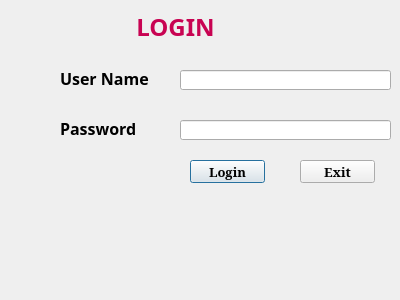
<?xml version="1.0" encoding="UTF-8"?>
<ui version="4.0">
 <class>Dialog</class>
 <widget class="QDialog" name="Dialog">
  <property name="geometry">
   <rect>
    <x>0</x>
    <y>0</y>
    <width>400</width>
    <height>300</height>
   </rect>
  </property>
  <property name="font">
   <font>
    <family>MS PGothic</family>
    <pointsize>10</pointsize>
    <weight>75</weight>
    <bold>true</bold>
   </font>
  </property>
  <property name="windowTitle">
   <string>Dialog</string>
  </property>
  <widget class="QLineEdit" name="lineEdit">
   <property name="geometry">
    <rect>
     <x>180</x>
     <y>70</y>
     <width>211</width>
     <height>20</height>
    </rect>
   </property>
  </widget>
  <widget class="QLineEdit" name="lineEdit_2">
   <property name="geometry">
    <rect>
     <x>180</x>
     <y>120</y>
     <width>211</width>
     <height>20</height>
    </rect>
   </property>
  </widget>
  <widget class="QLabel" name="label">
   <property name="geometry">
    <rect>
     <x>60</x>
     <y>70</y>
     <width>101</width>
     <height>16</height>
    </rect>
   </property>
   <property name="font">
    <font>
     <family>MS PGothic</family>
     <pointsize>12</pointsize>
     <weight>75</weight>
     <bold>true</bold>
    </font>
   </property>
   <property name="text">
    <string>User Name</string>
   </property>
  </widget>
  <widget class="QLabel" name="label_2">
   <property name="geometry">
    <rect>
     <x>60</x>
     <y>120</y>
     <width>101</width>
     <height>16</height>
    </rect>
   </property>
   <property name="font">
    <font>
     <family>MS PGothic</family>
     <pointsize>12</pointsize>
     <weight>75</weight>
     <bold>true</bold>
    </font>
   </property>
   <property name="text">
    <string>Password</string>
   </property>
  </widget>
  <widget class="QLabel" name="label_3">
   <property name="geometry">
    <rect>
     <x>120</x>
     <y>10</y>
     <width>111</width>
     <height>31</height>
    </rect>
   </property>
   <property name="text">
    <string>&lt;html&gt;&lt;head/&gt;&lt;body&gt;&lt;p align=&quot;center&quot;&gt;&lt;span style=&quot; font-size:18pt; font-weight:600; color:#c80352;&quot;&gt;LOGIN&lt;/span&gt;&lt;/p&gt;&lt;/body&gt;&lt;/html&gt;</string>
   </property>
  </widget>
  <widget class="QPushButton" name="pushButtonLogin">
   <property name="geometry">
    <rect>
     <x>190</x>
     <y>160</y>
     <width>75</width>
     <height>23</height>
    </rect>
   </property>
   <property name="font">
    <font>
     <family>SimSun</family>
     <pointsize>10</pointsize>
     <weight>75</weight>
     <bold>true</bold>
    </font>
   </property>
   <property name="text">
    <string>Login</string>
   </property>
  </widget>
  <widget class="QPushButton" name="pushButton_2">
   <property name="geometry">
    <rect>
     <x>300</x>
     <y>160</y>
     <width>75</width>
     <height>23</height>
    </rect>
   </property>
   <property name="font">
    <font>
     <family>SimSun</family>
     <pointsize>10</pointsize>
     <weight>75</weight>
     <bold>true</bold>
    </font>
   </property>
   <property name="text">
    <string>Exit</string>
   </property>
  </widget>
  <widget class="QLabel" name="label_MSG">
   <property name="geometry">
    <rect>
     <x>36</x>
     <y>209</y>
     <width>291</width>
     <height>61</height>
    </rect>
   </property>
   <property name="font">
    <font>
     <family>MS PGothic</family>
     <pointsize>12</pointsize>
     <weight>75</weight>
     <bold>true</bold>
    </font>
   </property>
   <property name="text">
    <string/>
   </property>
  </widget>
 </widget>
 <resources/>
 <connections/>
</ui>
